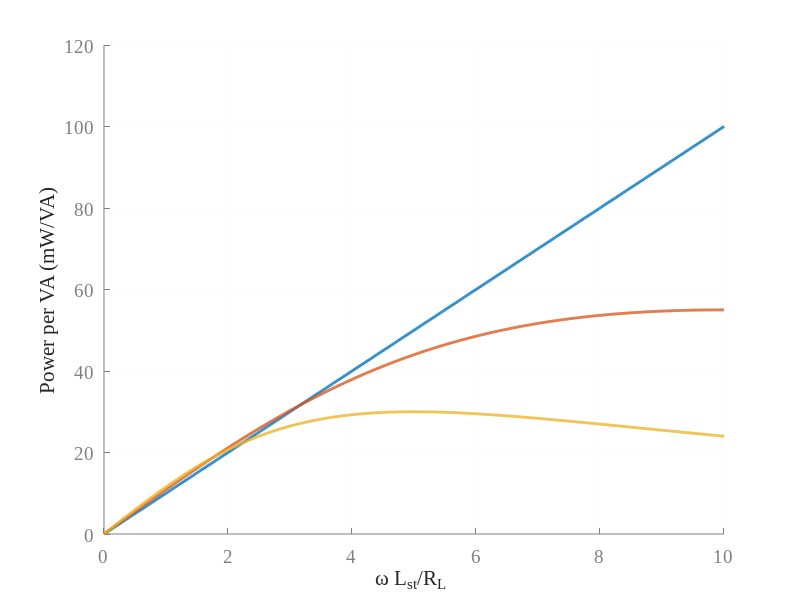

Write the MATLAB code that produced this figure.
%--------------------------------------------------------------------------
%By: Duleepa J Thrimawithana
%Date: 19-05-2019
%Description:
%This program is written to calculate the power output of an 
%series compensated IPT pick-up
%--------------------------------------------------------------------------

function [] = PowerSCP( )

f = 85e3;   %Frequency of the fundamental component of current in primary coil  
Lpt = 18.73e-6;    %Inductance of the primary coils
Lst = 18.73e-6;    %Inductance of the pick-up coils
Ipt = 10;  %RMS current in the primary coil (fundamental)
k = 0.1; %Coupling between coils
w = 2*pi*f; %Angular frequency

LoR = [0:0.01:10]; %Represents wLst/RL as power is plotted against this

VApt = w*Lpt*Ipt^2; %VA in the primary coil 

%Power delivered to load vs LoR normalised wrt VApt (i.e. mW/VA)

%At ideal tuning, dL = 0
dL = 0; 
PowerSCP_0dL = 1000*(k^2*w*Lpt*Ipt^2*(1+dL).*LoR./(1+dL^2.*LoR.^2))/VApt;

%At 10% change in compensation, dL = 0.1
dL = 0.1;   
PowerSCP_0dL1 = 1000*(k^2*w*Lpt*Ipt^2*(1+dL).*LoR./(1+dL^2.*LoR.^2))/VApt;
RoLPmax_0dL2 = 1/dL

%At 20% change in compensation, dL = 0.2
dL = 0.2;    
PowerSCP_0dL2 = 1000*(k^2*w*Lpt*Ipt^2*(1+dL).*LoR./(1+dL^2.*LoR.^2))/VApt;
RoLPmax_0dL2 = 1/dL

%Ploting the resutls
figure(1)
%set(gcf,'PaperPosition', [17, 210, 560, 420],'PaperUnits','points' )
axes1 = axes('Parent',gcf);
hold(axes1,'on');
set(axes1,'FontSize',14,'XColor',[0.5 0.5 0.5],'YColor',[0.5 0.5 0.5],...
    'GridColor',[0.9 0.9 0.9],'MinorGridColor',[0.9 0.9 0.9],...
    'XGrid','on','YGrid','on','FontName','Times New Roman');
ylabel('Power per VA (mW/VA)','Color',[0.15 0.15 0.15],'FontName','Times New Roman');
xlabel('{\omega L_s_t/R_L }','Color',[0.15 0.15 0.15],'FontName','Times New Roman');
plot(LoR,PowerSCP_0dL,'LineWidth',2);
plot(LoR,PowerSCP_0dL1,'LineWidth',2);
plot(LoR,PowerSCP_0dL2,'LineWidth',2);

%legend('k=0.1','k=0.15','k=0.2','Location','northeast');
%legend BOXON
end
